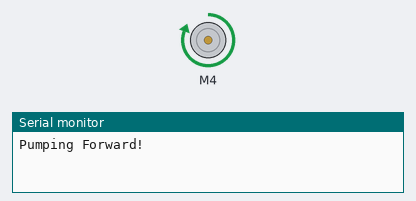
Bench run of a sketch on a simulated Arduino Uno, built with avr-gcc and run on an emulated ATmega328P. Shown: DC motor (green arrow = forward, orange = backward, longer = faster), the last lines printed to the serial monitor.

Above: at 2.5 s.
At 7.5 s:
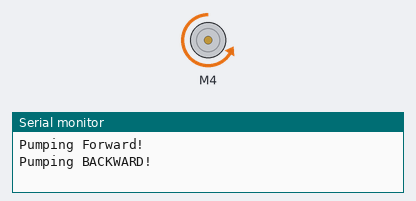
At 10.5 s:
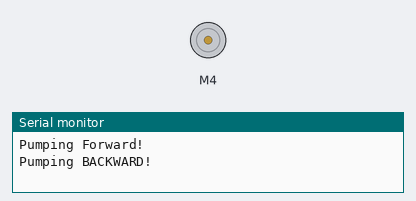
Timing chart, 0 to 14.3 s (numbered marks = the images above):
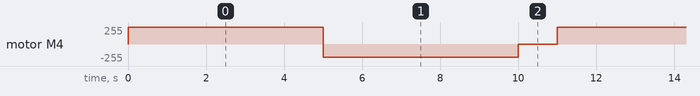

Measured:
- by itself, motor M4: repeats every 11.0 s: backward 200/255 5.0 s, stopped 1.0 s, forward 255/255 5.0 s

The sketch:

PPump_Test.ino
```cpp
/*
 * APSC 101 Example Sketch
 *
 * R.Smyk for APSC 101, 08-Aug-2024
 * Apapted from M.Malik for APSC 101, 10-Sep-2023
 * Edited M.Malik 12-Sep-2026
 *
 * Example Sketch to run the Peristaltic Pump
 *
 */


#include <AFMotor.h>

AF_DCMotor ppump(4); // Connected to M4

void setup() {
  Serial.begin(9600);
}


void loop() {
  /*
  * Peristaltic pumps are reversible.
  * So they can be used to send liquid FORWARD, and after the cycle is complete,
  * the liquid can be drawn back into the same cotainer using BACKWARD
  */
  ppump.setSpeed(255);  // Set the speed of pump. Uses an 8 bit value, 255 = 100% speed.
  ppump.run(FORWARD);  // Change between FORWARD or BACKWARD (all upper case,  Case sensitive) depending on what direction the liquid flows in the pump.
  Serial.println("Pumping Forward!");
  delay(5000);

  ppump.setSpeed(200);  // Set the speed of pump. Uses an 8 bit value, 255 = 100% speed.
  ppump.run(BACKWARD);  // Change between FORWARD or BACKWARD (all upper case,  Case sensitive) depending on what direction the liquid flows in the pump.
  Serial.println("Pumping BACKWARD!");
  delay(5000);

  ppump.run(RELEASE); //Stop the pump
  delay(1000);

}
```
